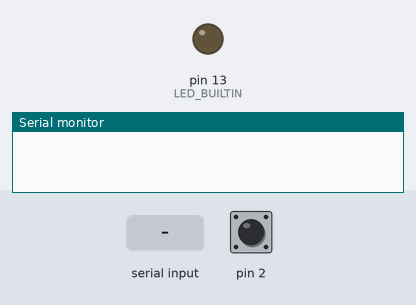
Bench run of a sketch on a simulated Arduino Mega 2560, built with avr-gcc and run on an emulated ATmega2560. On the bench: output pins drawn as LEDs (lit = HIGH), the last lines printed to the serial monitor. The inputs (shaded band) are chosen by the test bench; at power-on: pin 2 HIGH.

Above: at 1.2 s.
1.3 s: "H" received over Serial
At 2.1 s:
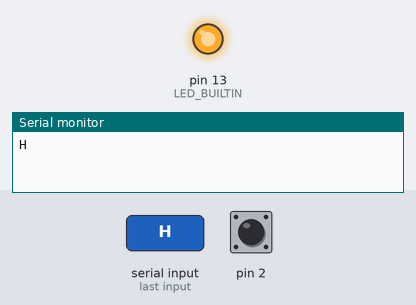
4.4 s: "L" received over Serial
At 5.6 s:
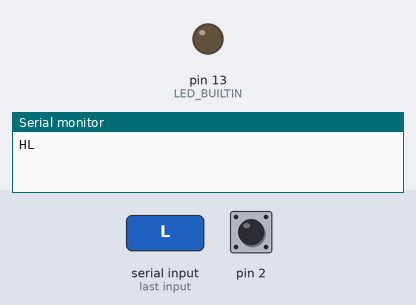
Timing chart, 0 to 7.4 s (numbered marks = the images above; inputs shaded):
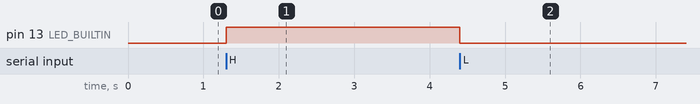

Measured:
- after the input at 1.3 s, pin 13 (LED_BUILTIN): LOW → HIGH at once
- after the input at 4.4 s, pin 13 (LED_BUILTIN): HIGH → LOW at once

The sketch:

Porta_Serial.ino
```cpp
//*****************************************************************
//                   UTILIZANDO A USART
//*****************************************************************
/*
 * Na função Serial.begin podemos ter Serial, Serial1, Serial2, Serial3,
 * respectivamente para as portas seriais de 0 a 4. No Arduino Mega a
 * porta serial 0 está ligada a interface USB. As configurações de
 * baud rate podem ser: 4800, 9600, 19200 e 38400.
 * Para os testes utilizar o Serial Monitor na aba Tools.
 *
 * Descrição das principais funções:
 * Serial.begin(speed, config) : Configura a serial
 * O argumento config seleciona a quantidade de bits, paridade e stop bits.
 * Pode ser:
    SERIAL_5N1
    SERIAL_6N1
    SERIAL_7N1
    SERIAL_8N1 (padrão)  8 bits, none(N) parity error, 1 stop bit
    SERIAL_5N2
    SERIAL_6N2
    SERIAL_7N2
    SERIAL_8N2
    SERIAL_5E1           even(E) parity error
    SERIAL_6E1
    SERIAL_7E1
    SERIAL_8E1
    SERIAL_5E2
    SERIAL_6E2
    SERIAL_7E2
    SERIAL_8E2
    SERIAL_5O1           odd(O) parity error
    SERIAL_6O1
    SERIAL_7O1
    SERIAL_8O1
    SERIAL_5O2
    SERIAL_6O2
    SERIAL_7O2
    SERIAL_8O2
 *
 * Serial.available(): Retorna o número de bytes no buffer.
 * Serial.write(byte): Escreve 1 byte na porta serial.
 */

#include "single_button.c"

//Entradas
const int CHAVE = 2;

//Variáveis
int byteRead;   //Recebe um byte do buffer da serial

void setup() {
  Serial.begin(9600);
  pinMode(LED_BUILTIN, OUTPUT);
  pinMode(2, INPUT_PULLUP);
}

void loop() {

  if (button(CHAVE) == 1){
      Serial.println("Hello Computer"); //Envia uma cadeia de string para o computador
  }

  if (Serial.available())  //Verifica se tem dados diponível para leitura
  {
    byteRead = Serial.read(); //Lê byte mais recente no buffer da serial
    Serial.write(byteRead);   //Reenvia para o computador o dado recebido
    if (byteRead == 'H') digitalWrite(LED_BUILTIN, HIGH);  //Teste em ASCII
    if (byteRead == 'L') digitalWrite(LED_BUILTIN, LOW);
  }

}
```

single_button.c
```cpp
/****************************************************************
           ROTINA DE SCANEAMENTO DE TECLAS SIMPLES
*****************************************************************

OBSERVAÇÕES:
         1-Configurar o pino como entrada no arquivo principal
         2-O botão estará ativo em nível lógico 0
	 3-Hardware Arduino Mega 2560

FUNÇÕES:
        short int button(int entrada) ->  DRIVE SIMPLES DE BOTÃO

ATUALIZADO: 25.10.20
*****************************************************************/

short int button(int entrada){
  static short int tmpbutton;
    if (digitalRead(entrada) == 1){
      tmpbutton = 0;	      //Soltou a tecla
      return 0;               //sai sem nenhuma pressionada
    }
    delay(20);                   //debouce
    if (digitalRead(entrada) == 1){
      tmpbutton = 0;
      return 0;               //verifica se não foi ruido.
    }
    if (digitalRead(entrada) == 0 && tmpbutton == 0){
      tmpbutton = 1;
      return 1;
    }
    else{
      return 0;
    }
}


//*****************************************************************
```
